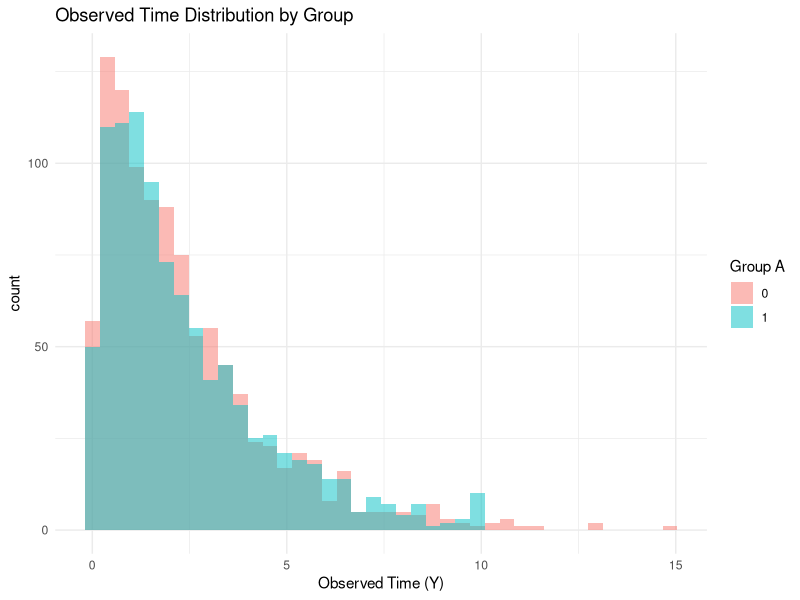
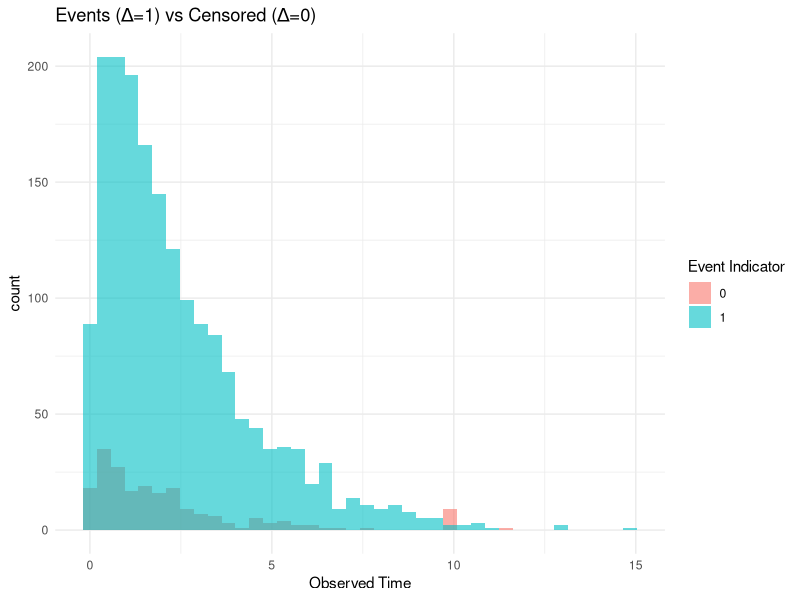
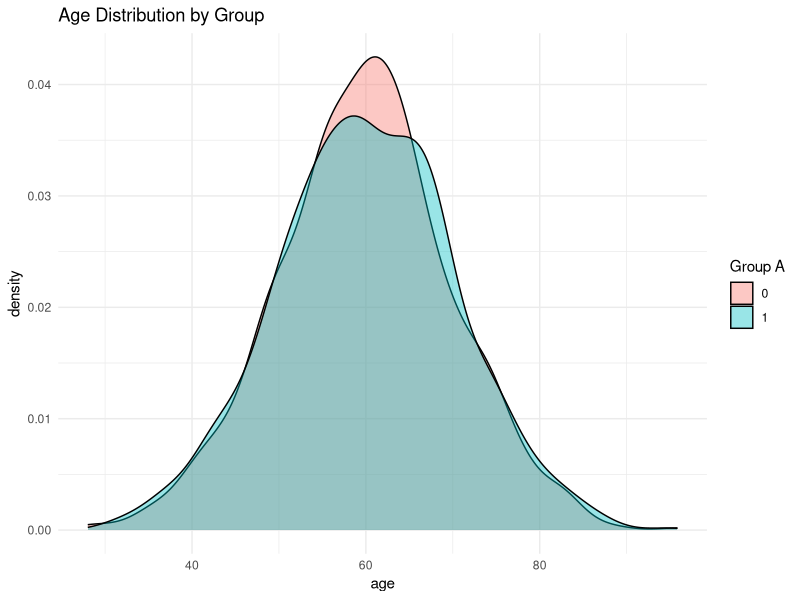
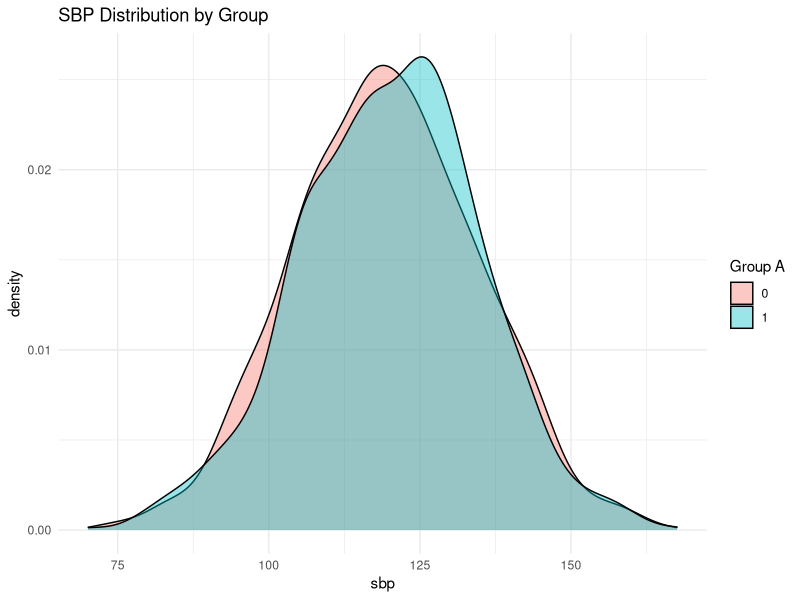

Write the R code that produced these figures, in order. (Note: this script raises an error after producing the figures.)
## ---- chunk 1
# ==============================
# Minimal generator for FAST
# (binary group, Weibull T,
#  independent censoring + group-specific follow-up)
# ==============================

generate_fast_data <- function(
  n = 2000,          # 样本量
  pA = 0.5,          # 组别A=1的比例
  # 协变量分布（示例：年龄、收缩压）
  age_mean = 60, age_sd = 10,
  sbp_mean = 120, sbp_sd = 15,
  # 生存时间模型（Weibull-PH）
  weibull_shape = 1.2,    # k>1 风险随时间上升；k=1 指数分布
  weibull_lambda = 0.05,  # 基线强度 λ（越大事件越早）
  beta_age = 0.02, beta_sbp = 0.005, # 协变量对对数风险的影响
  beta_A = 0.0,           # 组别的真实效应（默认0=无真实差异）
  # 删失（独立）
  censor_rate = 0.04,     # 指数删失率；越大删失越多
  # 组别随访上限（制造删失不均）
  cmax_g0 = 15,           # A=0 最长随访（年）
  cmax_g1 = 10,           # A=1 最长随访（更短→删失更多）
  seed = 123
) {
  set.seed(seed)

  # 1) 敏感属性 A：两个人群
  A <- rbinom(n, 1, pA)

  # 2) 协变量 X：年龄、收缩压（正态分布）
  age <- rnorm(n, age_mean, age_sd)
  sbp <- rnorm(n, sbp_mean, sbp_sd)

  # 3) 线性预测子（PH 框架）：eta = b_age*age + b_sbp*sbp + b_A*A
  eta <- beta_age * age + beta_sbp * sbp + beta_A * A

  # 4) 生成“真实事件时间” T（Weibull-PH 反函数法）
  #    T = { -log(U) / (lambda * exp(eta)) }^(1/k)
  U <- runif(n)
  T_true <- ((-log(U)) / (weibull_lambda * exp(eta)))^(1 / weibull_shape)

  # 5) 生成“删失时间” C（独立删失：指数分布）
  C_raw <- rexp(n, rate = censor_rate)

  # 6) 组别随访上限：A=1 上限更短 → 该组删失更多（制造删失差异）
  Cmax <- ifelse(A == 1, cmax_g1, cmax_g0)

  # 7) 观测到的时间与事件指示
  Y     <- pmin(T_true, C_raw, Cmax)
  Delta <- as.integer(T_true <= pmin(C_raw, Cmax))

  # 8) 返回数据：给模型用的列（A, 协变量, Y, Delta），以及辅助列便于检查
  data.frame(
    A = A,
    age = age,
    sbp = sbp,
    Y = Y,
    Delta = Delta,
    # 下面三列不是建模必需，但方便你自检
    T_true = T_true,
    C_raw = C_raw,
    Cmax = Cmax
  )
}


## ---- chunk 2
# 假设 generate_fast_data() 已经在环境中定义
dat <- generate_fast_data(
  n = 2000,
  beta_A = 0.0,   # 无真实组别效应
  cmax_g0 = 15,
  cmax_g1 = 10,
  seed = 42
)

# ---- 基本结构检查 ----
cat("Dataset size:", nrow(dat), "\n")
cat("Columns:", names(dat), "\n")

summary(dat)

# ---- 1️⃣ 检查删失率 ----
cat("\nOverall censoring rate:\n")
mean(dat$Delta == 0)

cat("\nCensoring rate by group (A=0, A=1):\n")
tapply(dat$Delta == 0, dat$A, mean)

# ---- 2️⃣ 检查生存时间分布 ----
library(ggplot2)

ggplot(dat, aes(x = Y, fill = factor(A))) +
  geom_histogram(alpha = 0.5, bins = 40, position = "identity") +
  labs(title = "Observed Time Distribution by Group",
       x = "Observed Time (Y)",
       fill = "Group A") +
  theme_minimal()

# ---- 3️⃣ 检查删失 vs. 事件 ----
ggplot(dat, aes(x = Y, fill = factor(Delta))) +
  geom_histogram(alpha = 0.6, bins = 40, position = "identity") +
  labs(title = "Events (Δ=1) vs Censored (Δ=0)",
       x = "Observed Time",
       fill = "Event Indicator") +
  theme_minimal()

# ---- 4️⃣ 检查协变量分布（可选）----
ggplot(dat, aes(x = age, fill = factor(A))) +
  geom_density(alpha = 0.4) +
  labs(title = "Age Distribution by Group", fill = "Group A") +
  theme_minimal()

ggplot(dat, aes(x = sbp, fill = factor(A))) +
  geom_density(alpha = 0.4) +
  labs(title = "SBP Distribution by Group", fill = "Group A") +
  theme_minimal()

# ---- 5️⃣ 快速验证删失机制是否如预期 ----
aggregate(cbind(Y, Delta) ~ A, data = dat, FUN = mean)

## ---- chunk 3
id <- sample(seq_len(nrow(dat)))
n <- nrow(dat)
tr <- dat[id[1:floor(0.6*n)], ]
va <- dat[id[(floor(0.6*n)+1):floor(0.8*n)], ]
te <- dat[id[(floor(0.8*n)+1):n], ]

write.csv(tr, "data/train.csv", row.names = FALSE)
write.csv(va, "data/val.csv",   row.names = FALSE)
write.csv(te, "data/test.csv",  row.names = FALSE)

cat("Wrote CSVs to data/ : train.csv, val.csv, test.csv\n")
## ---- chunk 4
# 假设 dat 已经由 generate_fast_data() 生成
# 载入生存分析相关包
library(survival)
library(survminer)

# ---- 1️⃣ 构建生存对象 ----
# Surv(time, event) 是 survival 包的核心数据结构
surv_obj <- Surv(time = dat$Y, event = dat$Delta)

# ---- 2️⃣ 按组别估计生存曲线 ----
fit_group <- survfit(surv_obj ~ A, data = dat)

# ---- 3️⃣ 可视化：Kaplan-Meier 曲线 ----
ggsurvplot(
  fit_group,
  data = dat,
  conf.int = TRUE,        # 置信区间
  pval = TRUE,            # log-rank 检验的 p 值
  risk.table = TRUE,      # 在下方显示风险表
  legend.title = "Group A",
  legend.labs = c("A=0 (longer follow-up)", "A=1 (shorter follow-up)"),
  palette = c("#1f77b4", "#ff7f0e"),
  title = "Kaplan–Meier Survival Curves by Group",
  xlab = "Time",
  ylab = "Survival Probability",
  risk.table.height = 0.2,
  ggtheme = theme_minimal()
)

